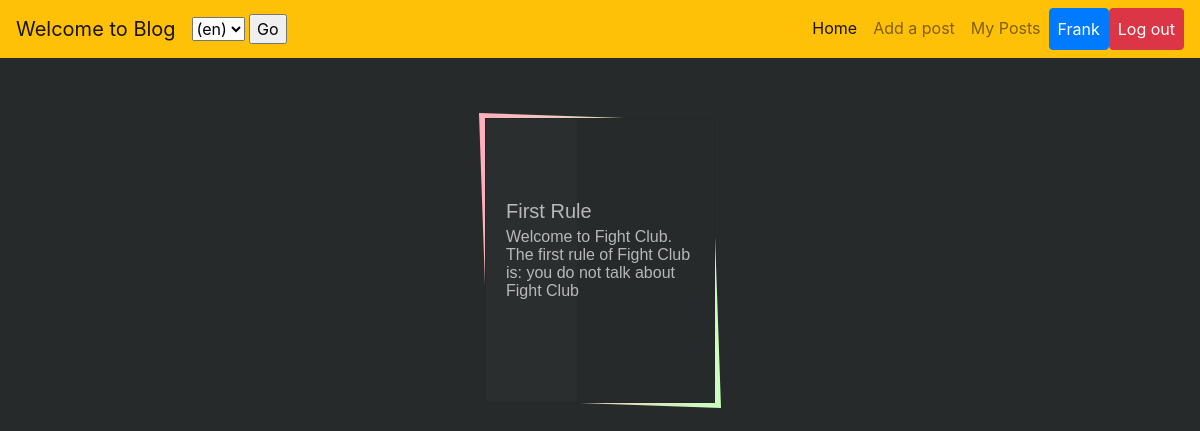
Screenshot of /myposts/ (signed in) with the database file from the repository.
### blog/models.py (models this page shows, shortened)
class Post(models.Model):
    title = models.CharField(max_length=200)
    user = models.ForeignKey(User, on_delete=models.CASCADE, null=True, blank=True)
    body = models.TextField()

### blog/views.py (the view)
# urls.py: path("myposts/", views.myPost, name="myposts"),
@login_required(login_url='login')
def myPost(request):
    user = User.objects.get(username = request.user.username)
    post = Post.objects.filter(user=user)
    context = {"post": post}
    return render(request, "myposts.html", context)

### blog/templates/myposts.html (shortened to what this page needs)
{% extends "layout.html" %}
{% load i18n %}
{% block body %}
  {% load static %}
  <link rel="stylesheet" type="text/css" href="{% static 'css/styles.css' %}"/>
    {% for post in post %}
    <ul class="tilesWrap">
      <li>
        <h3>{{ post.title }}</h3>
        <p>
          {{ post.body }}
        </p>
      </li>
    </ul>
    {% endfor %}
{% endblock %}

### blog/templates/layout.html (shortened to what this page needs)
{% load i18n %}
<!DOCTYPE html>
<html lang="en">
<head>
<link rel="stylesheet" href="https://maxcdn.bootstrapcdn.com/bootstrap/4.0.0/css/bootstrap.min.css">
{% load static %}
<link rel="stylesheet" type="text/css" href="{% static 'css/styles.css' %}"/>
<link href="//maxcdn.bootstrapcdn.com/bootstrap/4.1.1/css/bootstrap.min.css" rel="stylesheet" id="bootstrap-css">
	<nav id="fix" class="navbar navbar-expand-lg navbar-light bg-warning">
        <a class="navbar-brand" href="{% url 'home' %}">{% trans "Welcome to Blog" %}</a>
				<form action="{% url 'set_language' %}" method="post">{% csrf_token %}
			      <select name="language">
			          {% get_current_language as LANGUAGE_CODE %}
			          {% get_available_languages as LANGUAGES %}
			          {% get_language_info_list for LANGUAGES as languages %}
			          {% for language in languages %}
			              <option value="{{ language.code }}"{% if language.code == LANGUAGE_CODE %} selected{% endif %}>
			                  ({{ language.code }})
			              </option>
			          {% endfor %}
			      </select>
			      <input type="submit" value="Go">
			  </form>
        <div class="collapse navbar-collapse" id="navbarSupportedContent">
            <ul class="navbar-nav ml-auto topnav">
                <li class="nav-item active">
                    <a class="nav-link" href="{% url 'home' %}">{% trans "Home" %} <span class="sr-only">(current)</span></a>
                </li>
                <li class="nav-item">
                    <a class="nav-link" href="{% url 'add' %}">{% trans "Add a post" %}</a>
                </li>
                <li class="nav-item">
                    <a class="nav-link" href="{% url 'myposts' %}">{% trans "My Posts" %}</a>
                </li>
                <li class="nav-item">
                    <a class="nav-link btn btn-primary text-white" type="button" href="#" data-toggle="modal" data-target="#myModal">{{ request.user }}</a>
                </li>
                <li class="nav-item">
                    <a class="nav-link btn btn-danger text-white" type="button" href="{% url 'logout' %}" data-toggle="modal" data-target="#myModal">{% trans "Log out" %}</a>
                </li>
            </ul>
        </div>
    </nav>
</head>
<body>
  {% block body %}
  {% endblock %}
</body>
</html>

### blog/static/css/styles.css (style rules this page uses)
body { background: #262a2b; }
.tilesWrap { padding: 0; margin: 50px auto; list-style: none; text-align: center; }
.tilesWrap li { display: inline-block; width: 20%; min-width: 200px; max-width: 230px; padding: 80px 20px 40px; position: relative; vertical-align: top; margin: 10px; font-family: 'helvetica', san-serif; min-height: 25vh; background: #262a2b; border: 1px solid #252727; text-align: left; }
.tilesWrap li h3 { font-size: 20px; color: #b7b7b7; margin-bottom: 5px; }
.tilesWrap li p { font-size: 16px; line-height: 18px; color: #b7b7b7; margin-top: 5px; }
.tilesWrap li:before { content: ''; position: absolute; top: -2px; left: -2px; right: -2px; bottom: -2px; z-index: -1; background: #fff; transform: skew(2deg, 2deg); }
.tilesWrap li:after { content: ''; position: absolute; width: 40%; height: 100%; left: 0; top: 0; background: rgba(255, 255, 255, 0.02); }
.tilesWrap li:nth-child(1):before { background: #C9FFBF; background: -webkit-linear-gradient(to right, #FFAFBD, #C9FFBF); background: linear-gradient(to right, #FFAFBD, #C9FFBF); }

### rows the page displays
Post: title "First Rule", body "Welcome to Fight Club. The first rule of Fight Club is: you do not talk about Fight Club"

### other values shown
{{ request.user }} "Frank"
